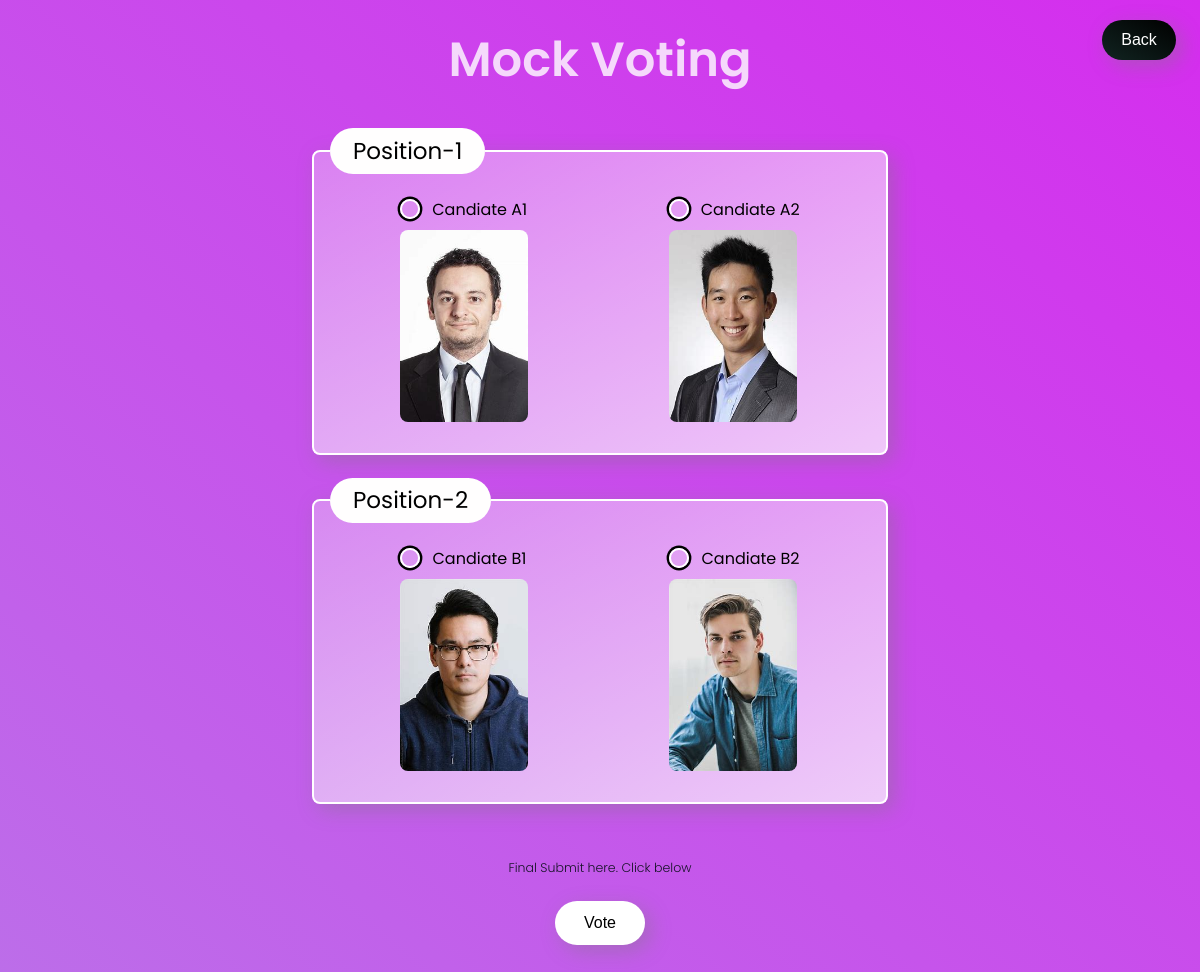
The app's page /mock_panel/ (signed in) with its own data.
### po/models.py (models this page shows, shortened)
class Mock_Positions(models.Model):
    name = models.CharField(max_length=80)
    priority = models.IntegerField(unique=True)
    def __str__(self):
        return self.name
    class Meta:
        verbose_name_plural = "Table Mock Position"

class Mock(models.Model):
    name = models.CharField(max_length=80)
    position = models.ForeignKey(Mock_Positions, on_delete=models.CASCADE)
    image = models.ImageField(upload_to ='static/', height_field=None, width_field=None)
    votes = models.IntegerField(default=0)
    class Meta:
        verbose_name_plural = "Table Mock Poll"

### po/views.py (the view, shortened to what this page needs)
# urls.py: path("mock_panel/", views.mock_panel, name= 'mock_panel'),
def mock_panel(request):
    if request.user.is_authenticated:
        mock = Mock.objects.all()
        position = Mock_Positions.objects.all().order_by('priority')
        return render(request, 'mock_panel.html',{'candidates': mock,'position':position})

### templates/mock_panel.html (shortened to what this page needs)
{% extends 'base.html' %}
{% load static %}
{% block content %}
</head>
<body>
  <main>
    <div class="cand">
           <div class="cand-header">
               <h1 style="color: white; font-size: 3rem;">Mock Voting </h1>
           </div>
           <div class="cand-body">
           <form action=" " method="POST">
               {% for pos in position %}
               <fieldset>
                   <legend>{{pos}}</legend>
                   {% for candidate in candidates  %}
                       {% if candidate.position == pos %}
                       <label for="{{candidate.name}}">
                           <span>{{candidate.name}}</span>
                           <img class="imgu" src="/{{ candidate.image}}" alt="candidate_image.jpg">
                       </label>
                       {% endif %}
                   {% endfor %}
               </fieldset>
               {% endfor %}
               <div class="cand-btn">
                   <p>Final Submit here. Click below </p>
                   <button class="btnn">Vote</button>
               </div>
           </form>
           </div>
       </div>
  </main>
  <div class="mock-back-button">
    <a href="/preciding_officer"><button class="btn">Back</button></a>
  </div>
{% endblock content %}

### templates/base.html (style rules this page uses)
* { margin: 0; padding: 0; box-sizing: border-box; }
h1 { font-family: "Poppins"; color: #162942; font-weight: 600; font-size: 2.5rem; opacity: 0.8; }
p { font-family: "Poppins"; color: #060c15; font-weight: 300; opacity: 0.9; font-size: .786rem; }
main { font-family: "Poppins", sans-serif; min-height: 100vh; background: linear-gradient(to right top, #bc6ee9, #d52dee); display: flex; align-items: center; justify-content: center; }
.btn { background: linear-gradient(to right top, #112421, #000000); color: white; font-size: 1rem; padding: .7rem 1.2rem; border: none; cursor: pointer; border-radius: 2rem; text-align: center; box-shadow: 6px 6px 20px rgba(122,122,122,0.4); transition: .8s; }

### templates/mock_panel.html (style rules this page uses)
label { display: block; cursor: pointer; line-height: 2.5em; font-size: 1rem; }
[type="radio"] + span { display: block; }
[type="radio"] + span:before { content: ""; display: inline-block; width: 1em; height: 1em; vertical-align: -0.25em; border-radius: 1em; border: 0.125em solid #fff; box-shadow: 0 0 0 0.15em #000; margin-right: 0.75em; transition: 0.5s ease all; }
fieldset { font-size: 1em; border: 2px solid rgb(255, 255, 255); padding: 1rem; border-radius: 0.5em; box-shadow: 6px 6px 20px rgba(122,122,122,0.4); transition: all 1s ease; }
legend { color: linear-gradient(to right top, #4dd8bf, #4fd3e7); background: rgb(255, 254, 254); font-size: 1.44rem; padding: 0.25em 1em; border-radius: 1em; }
.cand-body,.cand,.cand-btn { display: flex; justify-content: center; flex-direction: column; align-items: center; }
.cand-btn p { padding-top: 2rem; padding-bottom: 1.5rem; }
.cand-btn { padding-bottom: 3rem; }
.cand-header { display: flex; justify-content: center; flex-direction: column; align-items: center; padding-bottom: 2rem; padding-top: 1.5rem; }
fieldset { width: 48vw; display: flex; justify-content: space-around; margin-bottom: 1.45rem; background: linear-gradient(to right bottom, rgba(255,255,255,0.3), rgba(255,255,255,0.7)); }
.btnn { background: white; color: black; font-size: 1rem; padding: .8rem 1.8rem; border: none; cursor: pointer; border-radius: 2rem; text-align: center; box-shadow: 6px 6px 20px rgba(122,122,122,0.4); transition: .5s; }
.imgu { height: 12rem; width: 8rem; border-radius: .5rem; }
.mock-back-button { position: absolute; top: 2%; right: 2%; }

### records on screen
Mock_Positions: name "Position-1"
Mock: name "Candiate A1", image (picture)
Mock: name "Candiate A2", image (picture)
Mock_Positions: name "Position-2"
Mock: name "Candiate B1", image (picture)
Mock: name "Candiate B2", image (picture)
